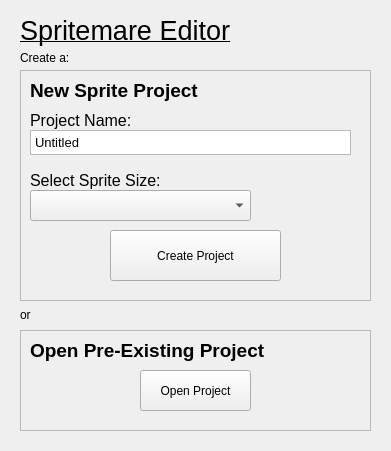
<?xml version="1.0" encoding="UTF-8"?>
<ui version="4.0">
 <class>StartWindow</class>
 <widget class="QWidget" name="StartWindow">
  <property name="geometry">
   <rect>
    <x>0</x>
    <y>0</y>
    <width>391</width>
    <height>451</height>
   </rect>
  </property>
  <property name="windowTitle">
   <string>Form</string>
  </property>
  <widget class="QLabel" name="label_2">
   <property name="geometry">
    <rect>
     <x>20</x>
     <y>50</y>
     <width>61</width>
     <height>15</height>
    </rect>
   </property>
   <property name="text">
    <string>Create a:</string>
   </property>
  </widget>
  <widget class="QFrame" name="frame">
   <property name="geometry">
    <rect>
     <x>20</x>
     <y>330</y>
     <width>351</width>
     <height>101</height>
    </rect>
   </property>
   <property name="frameShape">
    <enum>QFrame::StyledPanel</enum>
   </property>
   <property name="frameShadow">
    <enum>QFrame::Raised</enum>
   </property>
   <widget class="QLabel" name="title_2">
    <property name="geometry">
     <rect>
      <x>10</x>
      <y>0</y>
      <width>291</width>
      <height>41</height>
     </rect>
    </property>
    <property name="font">
     <font>
      <pointsize>14</pointsize>
      <weight>75</weight>
      <bold>true</bold>
      <underline>false</underline>
     </font>
    </property>
    <property name="text">
     <string>Open Pre-Existing Project</string>
    </property>
   </widget>
   <widget class="QPushButton" name="openProjectButton">
    <property name="geometry">
     <rect>
      <x>120</x>
      <y>40</y>
      <width>111</width>
      <height>41</height>
     </rect>
    </property>
    <property name="text">
     <string>Open Project</string>
    </property>
   </widget>
  </widget>
  <widget class="QLabel" name="label_3">
   <property name="geometry">
    <rect>
     <x>20</x>
     <y>304</y>
     <width>61</width>
     <height>21</height>
    </rect>
   </property>
   <property name="text">
    <string>or</string>
   </property>
  </widget>
  <widget class="QFrame" name="mainFrame">
   <property name="geometry">
    <rect>
     <x>20</x>
     <y>70</y>
     <width>351</width>
     <height>231</height>
    </rect>
   </property>
   <property name="frameShape">
    <enum>QFrame::StyledPanel</enum>
   </property>
   <property name="frameShadow">
    <enum>QFrame::Raised</enum>
   </property>
   <widget class="QLabel" name="label_4">
    <property name="geometry">
     <rect>
      <x>10</x>
      <y>40</y>
      <width>121</width>
      <height>21</height>
     </rect>
    </property>
    <property name="font">
     <font>
      <pointsize>12</pointsize>
     </font>
    </property>
    <property name="text">
     <string>Project Name:</string>
    </property>
   </widget>
   <widget class="QTextEdit" name="projectNameTextBox">
    <property name="geometry">
     <rect>
      <x>10</x>
      <y>60</y>
      <width>321</width>
      <height>25</height>
     </rect>
    </property>
    <property name="html">
     <string>&lt;!DOCTYPE HTML PUBLIC &quot;-//W3C//DTD HTML 4.0//EN&quot; &quot;http://www.w3.org/TR/REC-html40/strict.dtd&quot;&gt;
&lt;html&gt;&lt;head&gt;&lt;meta name=&quot;qrichtext&quot; content=&quot;1&quot; /&gt;&lt;style type=&quot;text/css&quot;&gt;
p, li { white-space: pre-wrap; }
&lt;/style&gt;&lt;/head&gt;&lt;body style=&quot; font-family:'Sans'; font-size:10pt; font-weight:400; font-style:normal;&quot;&gt;
&lt;p style=&quot; margin-top:0px; margin-bottom:0px; margin-left:0px; margin-right:0px; -qt-block-indent:0; text-indent:0px;&quot;&gt;Untitled&lt;/p&gt;&lt;/body&gt;&lt;/html&gt;</string>
    </property>
   </widget>
   <widget class="QLabel" name="sizeLabel">
    <property name="geometry">
     <rect>
      <x>10</x>
      <y>100</y>
      <width>181</width>
      <height>21</height>
     </rect>
    </property>
    <property name="font">
     <font>
      <pointsize>12</pointsize>
     </font>
    </property>
    <property name="text">
     <string>Select Sprite Size:</string>
    </property>
   </widget>
   <widget class="QComboBox" name="spriteSizeComboBox">
    <property name="geometry">
     <rect>
      <x>10</x>
      <y>120</y>
      <width>221</width>
      <height>31</height>
     </rect>
    </property>
   </widget>
   <widget class="QLabel" name="title">
    <property name="geometry">
     <rect>
      <x>10</x>
      <y>0</y>
      <width>201</width>
      <height>41</height>
     </rect>
    </property>
    <property name="font">
     <font>
      <pointsize>14</pointsize>
      <weight>75</weight>
      <bold>true</bold>
      <underline>false</underline>
     </font>
    </property>
    <property name="text">
     <string>New Sprite Project</string>
    </property>
   </widget>
   <widget class="QPushButton" name="createProjectButton">
    <property name="geometry">
     <rect>
      <x>90</x>
      <y>160</y>
      <width>171</width>
      <height>51</height>
     </rect>
    </property>
    <property name="text">
     <string>Create Project</string>
    </property>
   </widget>
  </widget>
  <widget class="QLabel" name="label">
   <property name="geometry">
    <rect>
     <x>20</x>
     <y>10</y>
     <width>331</width>
     <height>41</height>
    </rect>
   </property>
   <property name="font">
    <font>
     <pointsize>20</pointsize>
     <underline>true</underline>
    </font>
   </property>
   <property name="text">
    <string>Spritemare Editor</string>
   </property>
  </widget>
 </widget>
 <resources/>
 <connections/>
</ui>
